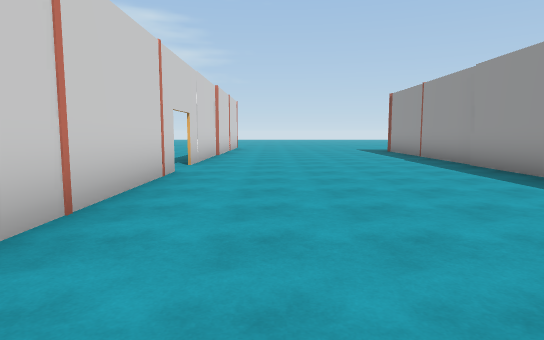
view 1 (above)

24 first-person views from a walk through a Unity game level. The camera is 1.4 m above the floor, tilts 6° down and sees 75° across. Doors are open. The floor is counted in squares, 2 m on a side. Each view is taken from the middle of a square. On the plan, view 1 faces up. The plan holds only what a view shows up to about 11 squares ahead; the rest is blank. The place goes on beyond the plan. Some surface patterns are stand-ins.

view 2
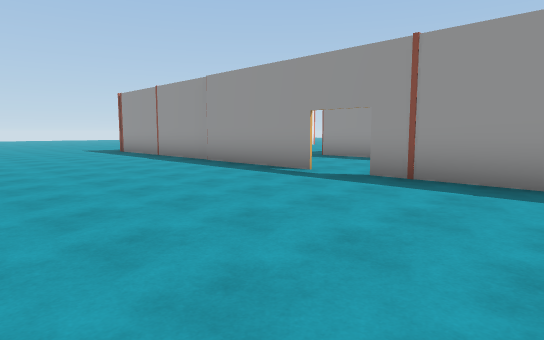

view 3
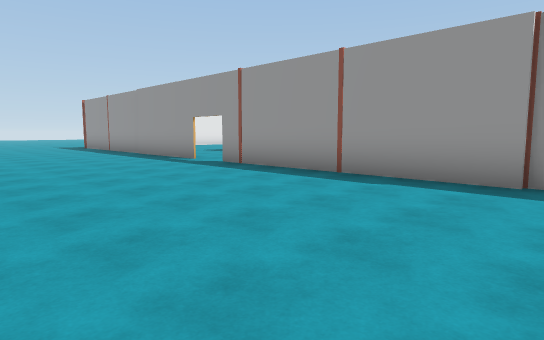

view 4
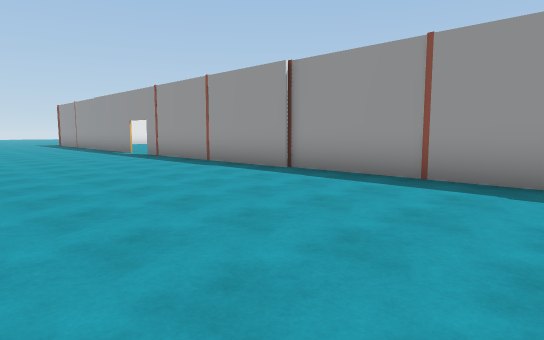

view 5
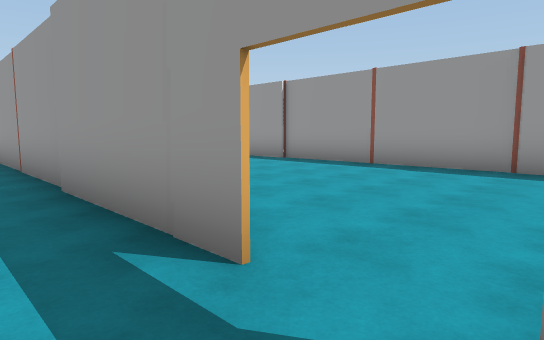

view 6
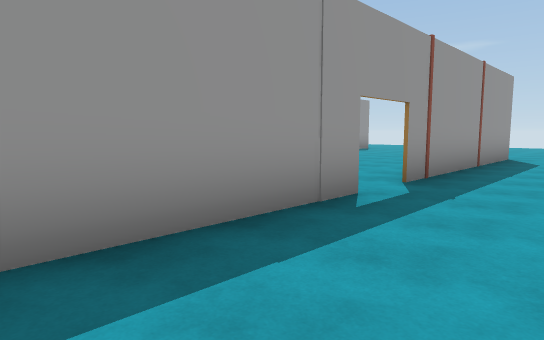

view 7
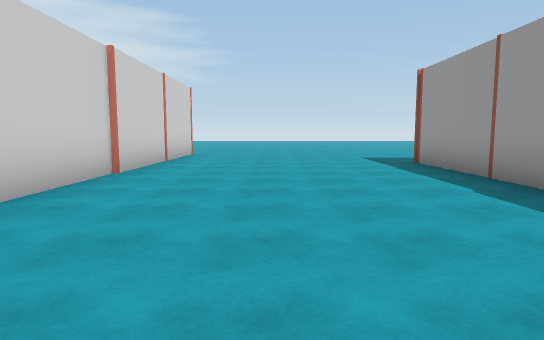

view 8
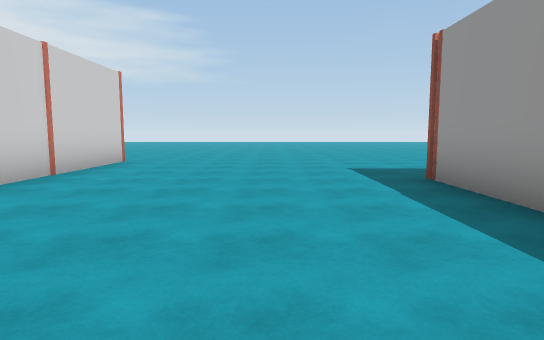

view 9
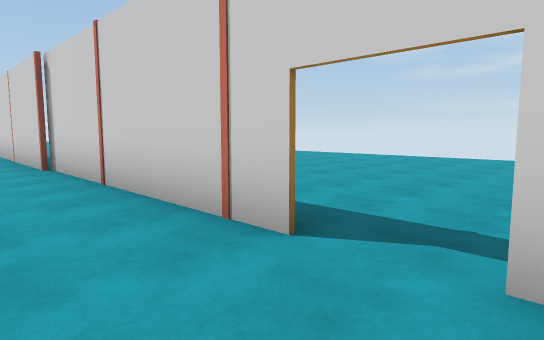

view 10
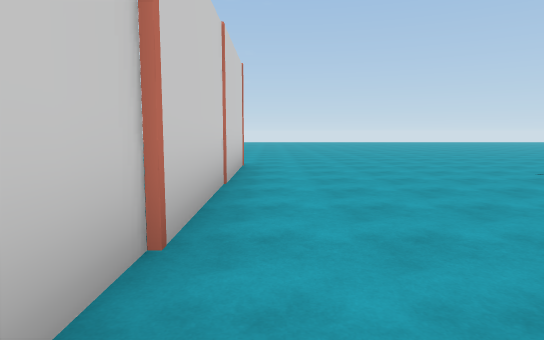

view 11
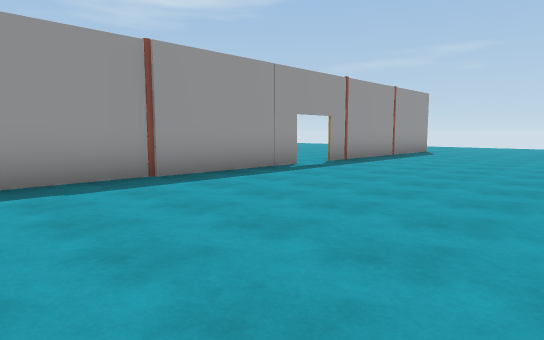

view 12
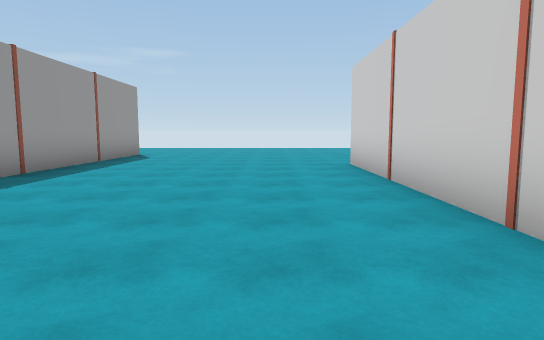

view 13
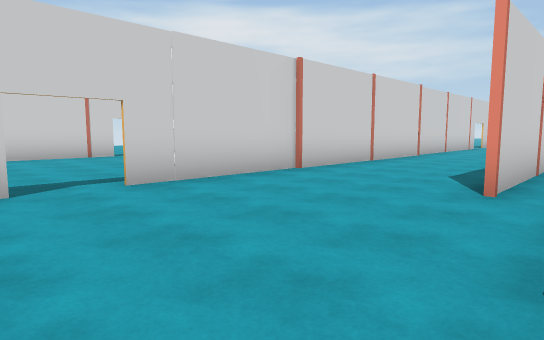

view 14
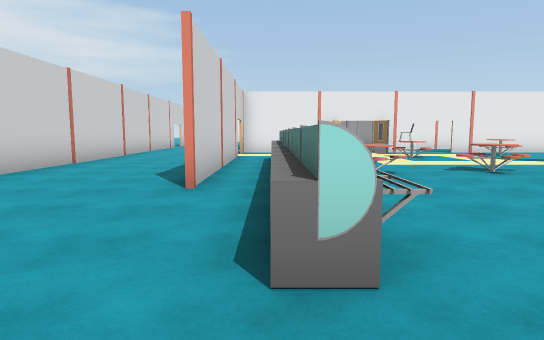

view 15
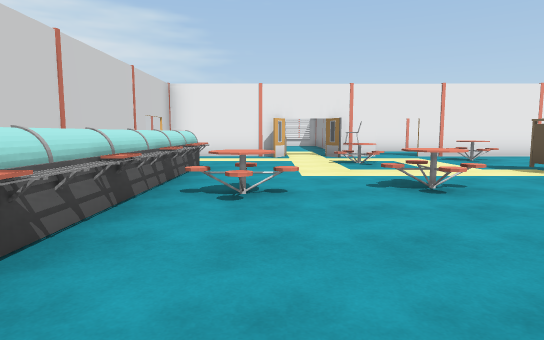

view 16
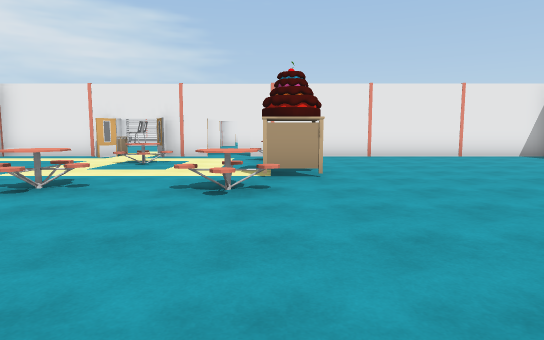

view 17
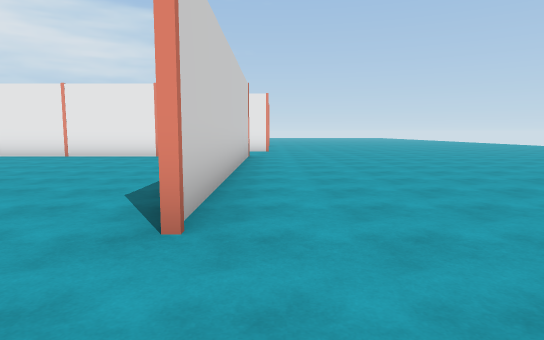

view 18
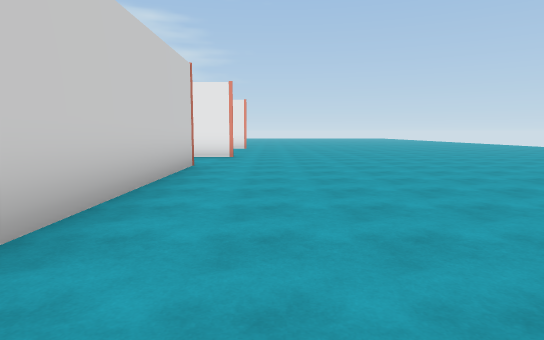

view 19
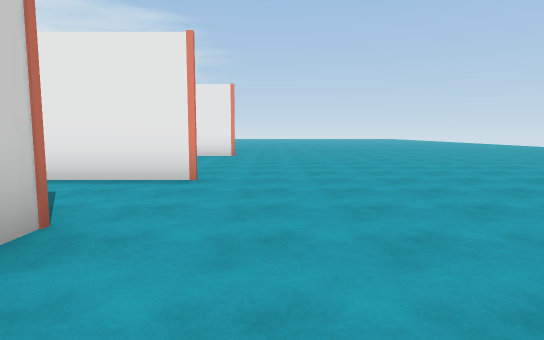

view 20
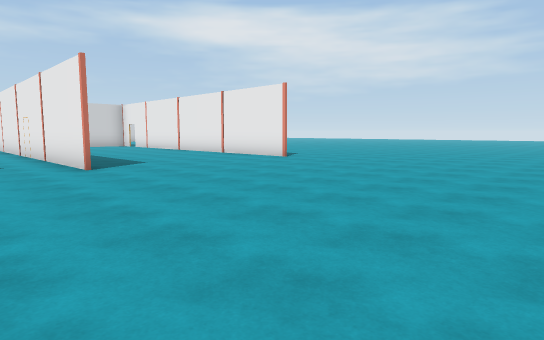

view 21
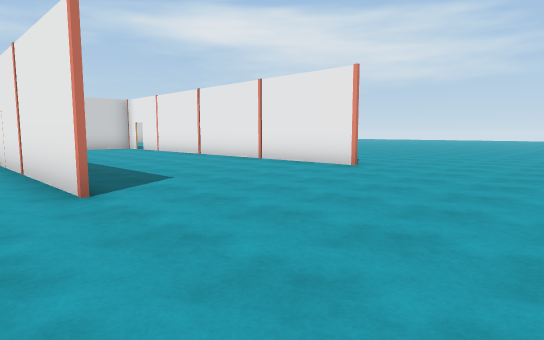

view 22
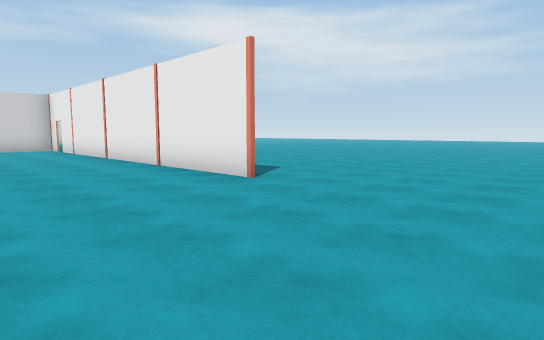

view 23
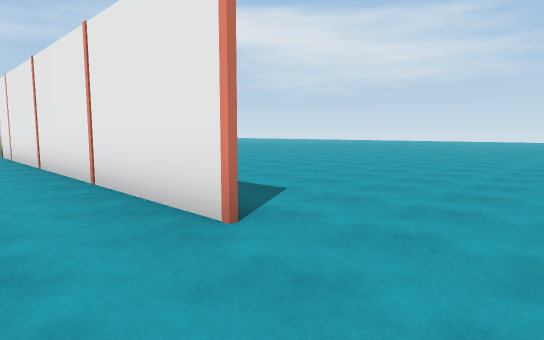

view 24
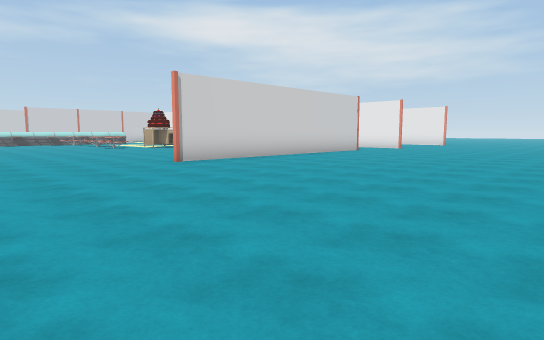

### Floor plan
Points are (right, up) in squares from view 1. A wall is a line through its corners. A room is listed if a view was taken in it or the views show most of it. See-through windows are left out.
Room 1 (views 1, 2, 3, 4, 7, 8, 9, 10, 11, 12, 13, 14, 15, 16, 17, 18, 19, 20, 21, 22, 23, 24)
walls: (14.1, -1.5) (12.8, -1.5); (12.9, -2) (12.6, -1.4); (9.6, -1.5) (8, -1.5) (8, -2.1); (24.3, -1.4) (24.3, -9.6); (24.4, -1.5) (15.2, -1.5); (8, -3.5) (8, -9.6); (25, 1.2) (18.6, 1.2); (8.1, 5) (8.1, 6.6); (25, 6.7) (14.6, 6.7); (4.5, -3) (4.5, -12.1); (4.4, 4.1) (4.4, 13.5); (4.4, -12.1) (4.4, 3); (-1.8, -2.6) (-1.8, -4.6); (-1.8, 6.5) (-1.8, -2.5); (4.4, -16.5) (4.4, -13.2); (-1.8, -9.8) (-1.8, -16); (-1.8, 16.8) (-1.8, 7.6)
ways out: opening at (-2, -9) to room 2; opening at (-2, 7) to room 2; opening at (-2, 17) to room 2; gap at (-2, -16) to room 2; open door at (8, -2.5); open door at (14.5, -1); open door at (25.5, -1); open door at (25.5, 1); gap at (14.5, 7)
objects: other object (9, -12); other object (9, -11); other object (9, -10); other object (9, -9); other object (9, -8); other object (9, -7); other object (9, -6); other object (9, -5); table (10, -8) to (11, -8); other object (11, -1); table (13, -8) to (13, -7); other object (13, -4); table (15, -8) to (16, -7); other object (16, -6); table (16, -3)
Room 2 (views 5, 6)
walls: (-1.8, -8.6) (-1.8, 0); (-1.8, -16) (-1.8, -9.8)
ways out: opening at (-2, -9) to room 1; opening at (-2, 7) to room 1; opening at (-2, 17) to room 1; gap at (-2, -16) to room 1

Positions as (right, up) in squares from view 1, and headings:
1: (0, 0), facing up
2: (-1, 0), facing up-right
3: (-1, -4), facing up-right
4: (-1, -8), facing up-right
5: (-3, -10), facing up-right
6: (-4, -5), facing down-right
7: (1, 5), facing up
8: (2, 8), facing up
9: (0, 8), facing down-left
10: (-1, 9), facing up
11: (-1, -6), facing down-right
12: (0, -8), facing down
13: (9, -14), facing up-left
14: (9, -14), facing up
15: (11, -12), facing up
16: (16, -12), facing up
17: (25, -12), facing up
18: (26, -9), facing up
19: (26, -4), facing up
20: (32, -1), facing up-left
21: (29, 0), facing up-left
22: (29, 3), facing up-left
23: (27, 5), facing up-left
24: (32, -14), facing up-left
